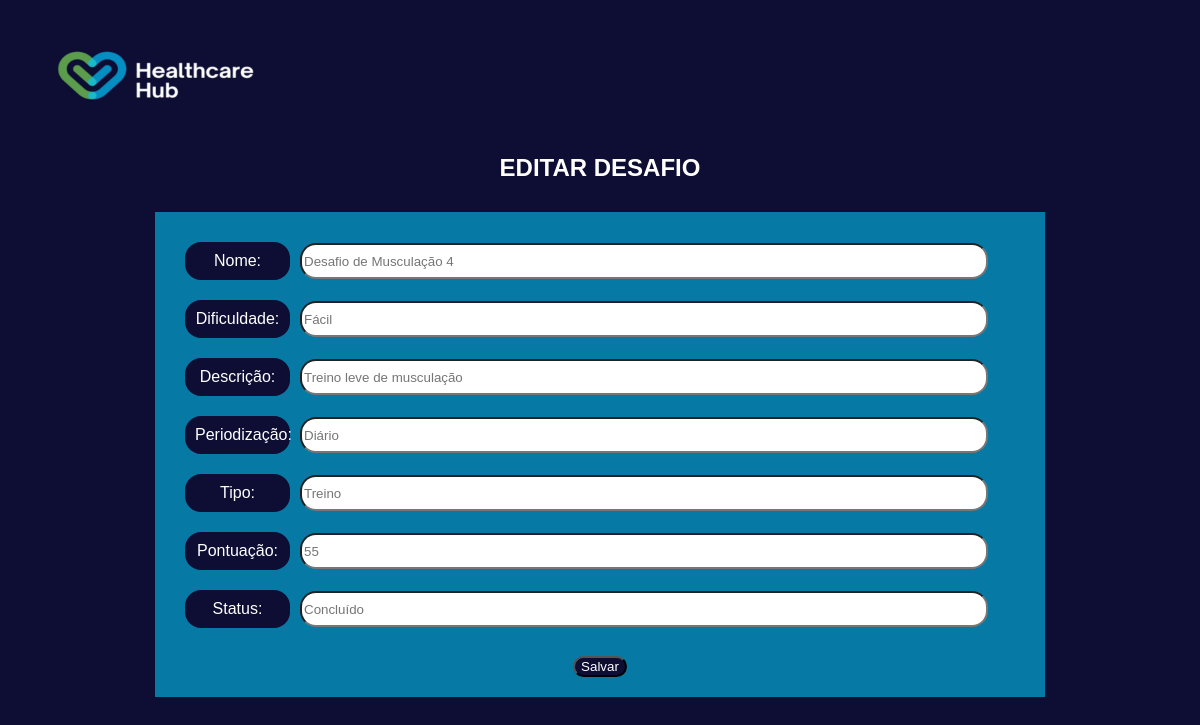
The app's page /userInteraction/editar_desafio.php?NomeUsuario=p_trainer2 with its own data.
### tables this page shows
CREATE TABLE Desafio (
    ID_desafio INT PRIMARY KEY AUTO_INCREMENT,
    Nome VARCHAR(100),
    Dificuldade VARCHAR(20),
    Descricao VARCHAR(100),
    Periodizacao VARCHAR(20),
    Tipo VARCHAR(100),
    Pontuacao INT,
    Status VARCHAR(100),
    fk_Profissionais_NomeUsuario VARCHAR(100)
);

### userInteraction/editar_desafio.php (the view, shortened to what this page needs)
<?php
include("../connection.php");
$NomeUsuario = $_GET["NomeUsuario"];
$sql = "SELECT * FROM Desafio WHERE fk_Profissionais_NomeUsuario = '$NomeUsuario'";
$result = $conn->query($sql);
if ($result->num_rows > 0) {
    while ($row = $result->fetch_assoc()) {
        $nome = $row["Nome"];
        $dif = $row["Dificuldade"];
        $desc = $row["Descricao"];
        $peri = $row["Periodizacao"];
        $tipo = $row["Tipo"];
        $pont = $row["Pontuacao"];
        $stats = $row["Status"];
    }
}
?>
<!DOCTYPE html>
<html lang="en">
<head>
    <link rel="stylesheet" href="../css/style.css">
</head>
<body>
    <div class="navbar">
        <div class="navright">
            <a href="../home.php"><img id="logo" src="../img/cee8b1f2-8256-41cf-95f0-58bb48d144e4.jpg" style="width: 300px;"></a>
        </div>
    </div>
    <h2 style="text-align: center;">EDITAR DESAFIO</h2>
    <form action="../linksBd/link_editar_desafio.php?NomeUsuario=<?php echo $NomeUsuario ?>" method="post">
        <div class="box-tot" style="margin-top: 30px;">
            <div class="box-ajust">
                <div class="box-right">
                    Nome:
                </div>
                <div class="box-left">
                    <input type="text" name="nome" placeholder="<?php echo $nome ?>">
                </div>
            </div>
            <div class="box-ajust">
                <div class="box-right">
                    Dificuldade:
                </div>
                <div class="box-left">
                    <input type="text" name="dif" placeholder="<?php echo $dif ?>">
                </div>
            </div>
            <div class="box-ajust">
                <div class="box-right">
                    Descrição:
                </div>
                <div class="box-left">
                    <input type="text" name="desc" placeholder="<?php echo $desc ?>">
                </div>
            </div>
            <div class="box-ajust">
                <div class="box-right">
                    Periodização:
                </div>
                <div class="box-left">
                    <input type="text" name="peri" placeholder="<?php echo $peri ?>">
                </div>
            </div>
            <div class="box-ajust">
                <div class="box-right">
                    Tipo:
                </div>
                <div class="box-left">
                    <input type="text" name="tipo" placeholder="<?php echo $tipo ?>">
                </div>
            </div>
            <div class="box-ajust">
                <div class="box-right">
                    Pontuação:
                </div>
                <div class="box-left">
                    <input type="text" name="pont" placeholder="<?php echo $pont ?>">
                </div>
            </div>
            <div class="box-ajust">
                <div class="box-right">
                    Status:
                </div>
                <div class="box-left">
                    <input type="text" name="stats" placeholder="<?php echo $stats ?>">
                </div>
            </div><br>
            <a href=""><button value="salvar" id="save">Salvar</button><br></a>
        </div>
    </form>
</body>
</html>

### css/style.css (style rules this page uses)
* { margin: auto; color: white; font-family: Arial, Helvetica, sans-serif; }
body { background-color: #0E0E35; }
img#logo { width: 200px; height: 150px; }
.navbar { display: flex; align-items: center; margin-top: 0; }
.navright { margin-top: 0; }
.box-tot { display: flex; justify-content: center; flex-direction: column; width: 850px; padding: 20px; background-color: #067aa5; }
.box-ajust { display: flex; align-items: center; padding: 10px; width: 100%; }
.box-right { width: 10%; text-align: center; padding: 10px; background-color: #0E0E35; margin-left: 0; margin-right: 0; border-radius: 1rem; }
.box-left { width: 80%; margin-left: 10px; color: black; }
.box-left input { width: 100%; border-radius: 1rem; height: 30px; color: black; }
button { background-color: #0E0E35; color: white; border-radius: 1rem; }

### records on screen
desafio: nome "Desafio de Musculação 4", dif "Fácil", desc "Treino leve de musculação", peri "Diário", tipo "Treino", pont "55", stats "Concluído"
